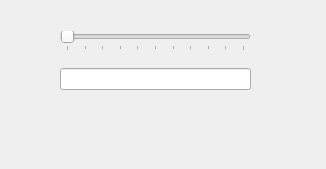
<?xml version="1.0" encoding="UTF-8"?>
<ui version="4.0">
 <class>MainWindow</class>
 <widget class="QMainWindow" name="MainWindow">
  <property name="geometry">
   <rect>
    <x>0</x>
    <y>0</y>
    <width>326</width>
    <height>169</height>
   </rect>
  </property>
  <property name="windowTitle">
   <string>MainWindow</string>
  </property>
  <widget class="QWidget" name="centralwidget">
   <widget class="QWidget" name="layoutWidget">
    <property name="geometry">
     <rect>
      <x>60</x>
      <y>20</y>
      <width>191</width>
      <height>81</height>
     </rect>
    </property>
    <layout class="QVBoxLayout" name="verticalLayout">
     <item>
      <widget class="QSlider" name="hSlider">
       <property name="maximum">
        <number>100</number>
       </property>
       <property name="sliderPosition">
        <number>0</number>
       </property>
       <property name="orientation">
        <enum>Qt::Horizontal</enum>
       </property>
       <property name="tickPosition">
        <enum>QSlider::TicksBelow</enum>
       </property>
      </widget>
     </item>
     <item>
      <widget class="QLineEdit" name="lineEdit"/>
     </item>
    </layout>
   </widget>
   <widget class="QLabel" name="lblSes">
    <property name="geometry">
     <rect>
      <x>24</x>
      <y>70</y>
      <width>31</width>
      <height>31</height>
     </rect>
    </property>
    <property name="text">
     <string/>
    </property>
    <property name="scaledContents">
     <bool>true</bool>
    </property>
   </widget>
  </widget>
 </widget>
 <resources/>
 <connections/>
</ui>
